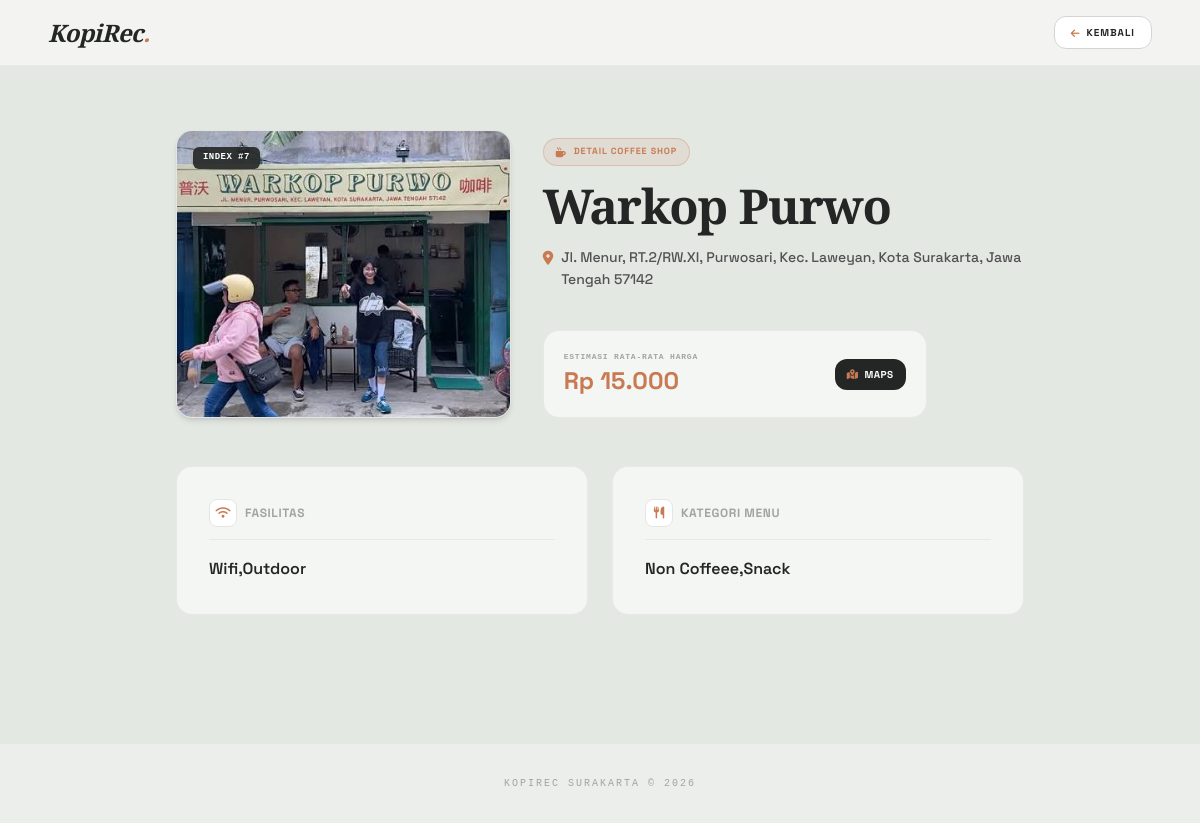
Before: /detail/7 with the older database file.
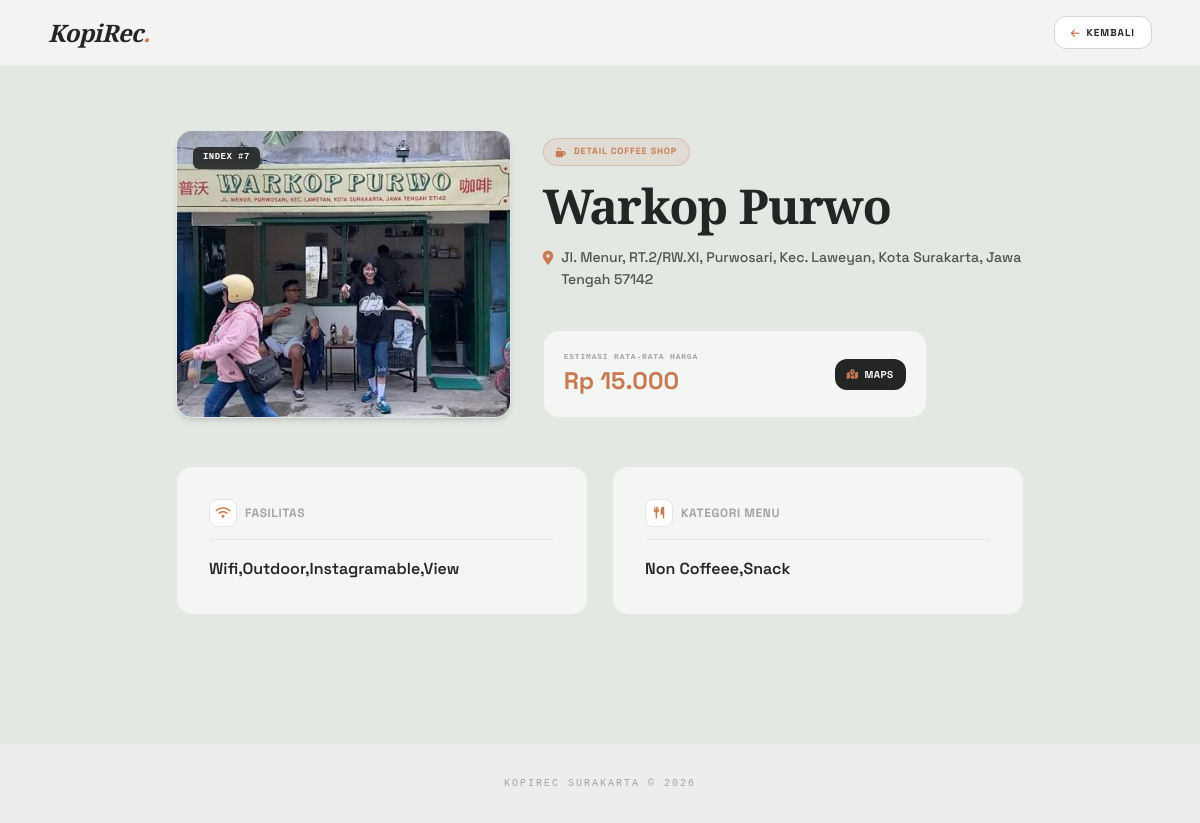
After: the same page with the newer database file.
### tables this page shows
CREATE TABLE "coffee_shop" (
"No" INTEGER,
  "Nama" TEXT,
  "Fasilitas" TEXT,
  "Menu" TEXT,
  "Harga" REAL,
  "Alamat" TEXT
);

### app.py (the view)
@app.route('/detail/<int:no>')
def detail_coffee_shop(no):
    df = ambil_data_base()
    df_detail = df[df['No'] == no]
    if df_detail.empty:
        return "Coffee shop tidak ditemukan.", 404
    coffee_shop_data = df_detail.iloc[0].to_dict()
    return render_template('detail.html', coffee_shop=coffee_shop_data)

### app.py (called while the page is built)
def ambil_data_base():
    conn = sqlite3.connect('instance/coffee_shop.db')
    df = pd.read_sql_query("SELECT * FROM coffee_shop", conn)
    conn.close()
    return df

### templates/detail.html (shortened to what the changed rows need)
<!DOCTYPE html>
<html lang="id">
<head>
    <script src="https://cdn.tailwindcss.com"></script>
    <link rel="stylesheet" href="https://cdnjs.cloudflare.com/ajax/libs/font-awesome/6.4.0/css/all.min.css">
</head>
<body class="antialiased min-h-screen font-sans">
    <main class="max-w-4xl mx-auto px-6 py-12 sm:py-16">
        <div class="grid grid-cols-1 md:grid-cols-12 gap-8 items-start mb-12">
            <div class="md:col-span-5 w-full h-64 md:h-72 rounded-2xl overflow-hidden bg-neutral-200 shadow-md border border-neutral-200/60 relative group">
                <img src="{{ url_for('static', filename='images/' + coffee_shop.No|string + '.jpg') }}"
                     alt="{{ coffee_shop.Nama }}"
                     class="w-full h-full object-cover transform group-hover:scale-102 transition-transform duration-700"
                     onerror="this.onerror=null; this.src='https://placehold.co/600x400/242625/FFF?text=KopiRec';">
                <span class="absolute top-4 left-4 text-[9px] font-mono font-bold bg-[#242625]/90 text-white backdrop-blur-xs px-2.5 py-1 rounded-md tracking-wider shadow-sm">INDEX #{{ coffee_shop.No }}</span>
            </div>
            <div class="md:col-span-7 flex flex-col justify-between h-full space-y-6 pt-2">
                <div class="space-y-4">
                    <div class="inline-flex items-center gap-2 bg-[#C87A53]/10 border border-[#C87A53]/30 text-[#C87A53] px-3 py-1.5 rounded-full shadow-2xs">
                        <i class="fa-solid fa-mug-hot text-[10px]"></i>
                        <span class="text-[9px] uppercase font-bold tracking-widest">Detail Coffee shop</span>
                    </div>
                    <h1 class="font-serif text-4xl sm:text-5xl font-bold tracking-tight text-[#242625] leading-tight">
                        {{ coffee_shop.Nama }}
                    </h1>
                    <p class="text-sm text-neutral-600 flex items-start gap-2 leading-relaxed font-medium">
                        <i class="fa-solid fa-location-dot text-[#C87A53] text-sm mt-0.5 flex-shrink-0"></i>
                        <span>{{ coffee_shop.Alamat }}</span>
                    </p>
                </div>
                <div class="bg-[#F4F6F3] border border-neutral-200/80 rounded-2xl p-5 flex items-center justify-between shadow-2xs max-w-sm">
                    <div>
                        <span class="text-[8px] font-mono tracking-widest text-neutral-400 uppercase block font-bold mb-0.5">Estimasi Rata-rata Harga</span>
                        <p class="text-2xl font-bold text-[#C87A53]">Rp {{ coffee_shop.Harga|int }}.000</p>
                    </div>
                </div>
            </div>
        </div>
        <div class="grid grid-cols-1 md:grid-cols-2 gap-6 mb-16">
            <div class="bg-[#F4F6F3] rounded-2xl p-6 md:p-8 border border-neutral-200/80 shadow-xs space-y-4">
                <div class="flex items-center gap-2 pb-3 border-b border-neutral-300/40">
                    <div class="w-7 h-7 rounded-lg bg-white border border-neutral-200 flex items-center justify-center text-[#C87A53]">
                    </div>
                    <h3 class="text-xs font-bold uppercase tracking-wider text-neutral-400">Fasilitas</h3>
                </div>
                <p class="text-base font-semibold text-[#242625] leading-relaxed">
                    {{ coffee_shop.Fasilitas }}
                </p>
            </div>
            <div class="bg-[#F4F6F3] rounded-2xl p-6 md:p-8 border border-neutral-200/80 shadow-xs space-y-4">
                <div class="flex items-center gap-2 pb-3 border-b border-neutral-300/40">
                    <div class="w-7 h-7 rounded-lg bg-white border border-neutral-200 flex items-center justify-center text-[#C87A53]">
                    </div>
                    <h3 class="text-xs font-bold uppercase tracking-wider text-neutral-400">Kategori Menu</h3>
                </div>
                <p class="text-base font-semibold text-[#242625] leading-relaxed">
                    {{ coffee_shop.Menu }}
                </p>
            </div>
        </div>
    </main>
</body>
</html>

Changed rows visible on the page:
changed coffee_shop "Warkop Purwo": Fasilitas "Wifi,Outdoor" → "Wifi,Outdoor,Instagramable,View"
